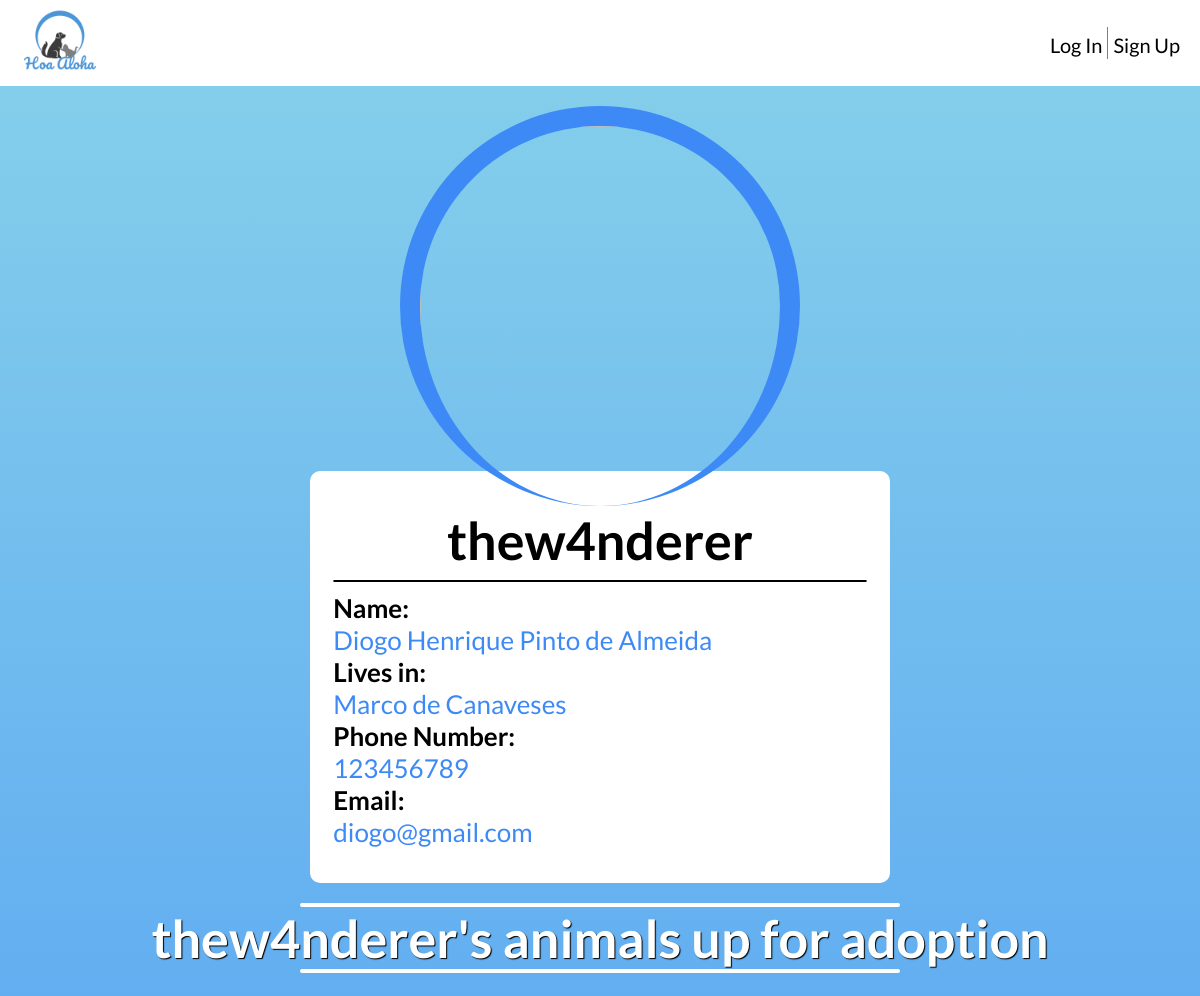
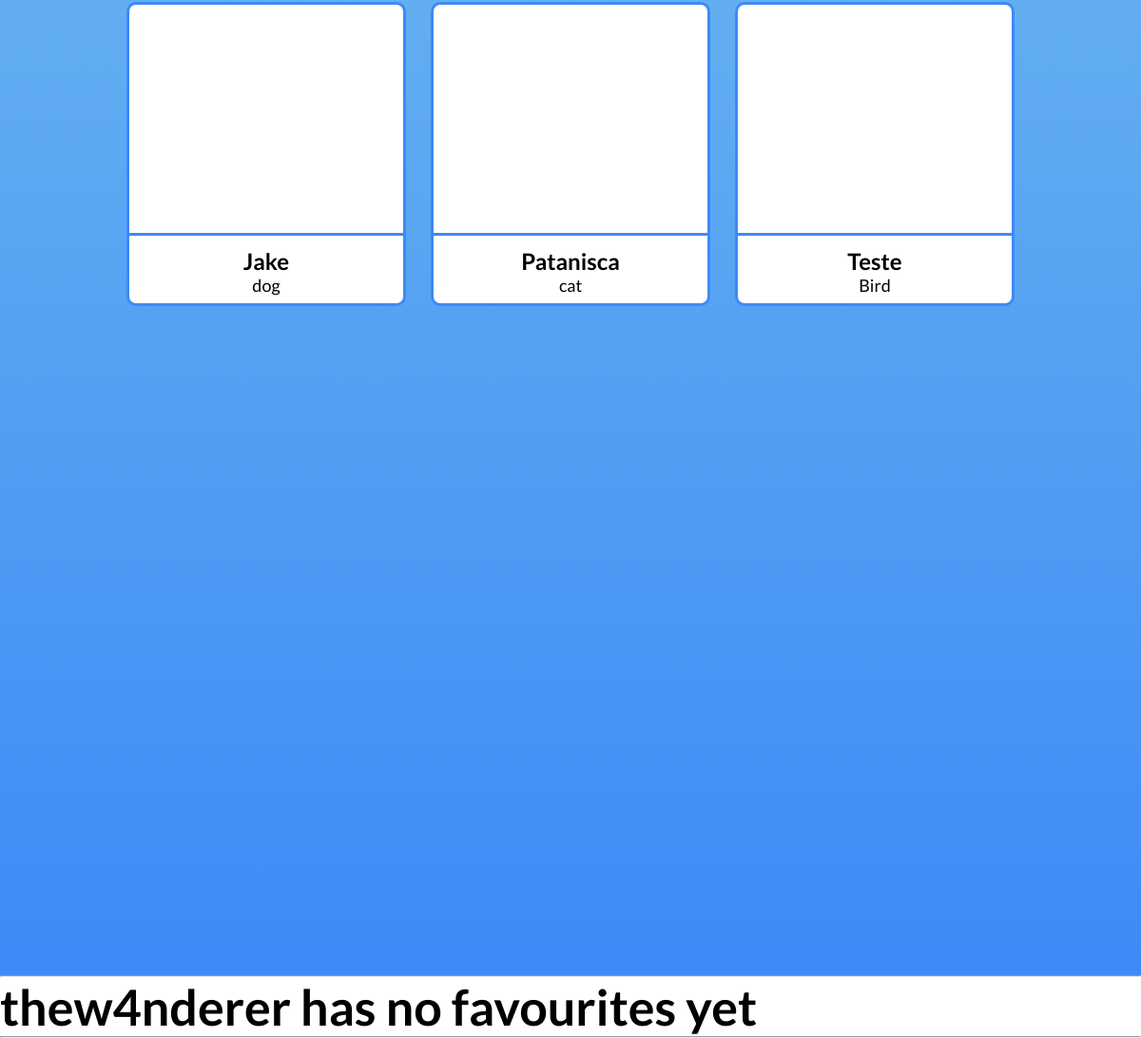
The app's page /pages/profile.php?username=thew4nderer with its own data (2 pictures, top to bottom).
### tables this page shows
CREATE TABLE UserPhotos(
	idUser         INTEGER REFERENCES UserEntities(id),
	idPhoto        INTEGER REFERENCES Photos(id)
);

CREATE TABLE UserEntities (id INTEGER PRIMARY KEY AUTOINCREMENT, name VARCHAR (255) NOT NULL, username VARCHAR (255) UNIQUE, password VARCHAR (255) NOT NULL, location VARCHAR (255) NOT NULL, phoneNumber INT NOT NULL, email VARCHAR (255) NOT NULL);

CREATE TABLE Topics(
	id 				INTEGER PRIMARY KEY,
    idUserEntity    INTEGER NOT NULL REFERENCES UserEntities(id) ON UPDATE CASCADE,
    idPet           INTEGER NOT NULL UNIQUE REFERENCES Pets(id) ON UPDATE CASCADE,
	description     VARCHAR(255) NOT NULL,
	data            DATATIME NOT NULL
);

CREATE TABLE Pets(
	id          INTEGER PRIMARY KEY AUTOINCREMENT,
	name        VARCHAR(255) NOT NULL,
	species   	VARCHAR(255) NOT NULL,
	breed       VARCHAR(255) NOT NULL,
	weight      FLOAT,
	color 	    VARCHAR(255) NOT NULL,
	dimension   VARCHAR(255) NOT NULL,
	gender		VARCHAR(255) NOT NULL,
	age			INTEGER NOT NULL
);

### database/db_user.php (called while the page is built, shortened)
<?php
  function getUser($username){
    $db = Database::instance()->db();
    $stmt = $db->prepare('SELECT * FROM UserEntities INNER JOIN UserPhotos ON UserEntities.id = UserPhotos.idUser WHERE username = ?');
    $stmt->execute(array($username));
    return $stmt->fetch();
  }
?>

### database/db_animal.php (called while the page is built, shortened)
<?php
  function getAnimal($id) {
    $db = Database::instance()->db();
    $stmt = $db->prepare('SELECT * FROM Pets INNER JOIN PetPhotos ON Pets.id = PetPhotos.idPet WHERE id = ?');
    $stmt->execute(array($id));
    return $stmt->fetch();
  }
?>

### database/db_topic.php (called while the page is built, shortened)
<?php
  function getTopicsPostedByUser($idUser){
    $db = Database::instance()->db();
    $stmt = $db->prepare('SELECT DISTINCT * FROM Topics WHERE Topics.idUserEntity = ?');
    $stmt->execute(array($idUser));
    return $stmt->fetchAll();
  }
?>

### templates/tpl_topic.php (the view, shortened to what this page needs)
<?php function draw_topic_in_profile($id, $animal){
?>
    <li>
      <div class="profile-animal-container" >
        <a href="../pages/topic.php?id=<?=$id?>">
          <div class="animal-photo" style="background-image: url(../database/db_link_image.php?id=<?php echo $animal['idPhoto'];?>);">
          </div>
          <div class="animal-text">
            <div class="animal-name"><?=$animal['name']?></div>
            <div class="animal-species"><?=$animal['species']?></div>
          </div>
        </a>
      </div>
    </li>
<?php } ?>

### templates/tpl_common.php (shortened to what this page needs)
<?php
include_once('../templates/tpl_auth.php');
function draw_header($draw_login = true) {
 ?>
  <!DOCTYPE html>
  <html lang="en">
    <head>
        <link rel="stylesheet" href="../css/style.css">
    </head>
    <body>
        <header>
            <a href="main.php">
                <img class="logo" src="../assets/logo.png" width="80" height="80">
            </a>
            <ul class="authentication">
                <?php if ($draw_login){
                    if (isset($_SESSION['username']) && !empty($_SESSION['username'])) draw_logout($_SESSION['username']);
                    else draw_login_button();
                }?>
            </ul>
        </header>
<?php } ?>
<?php function draw_footer() {
  ?>
  </body>
</html>
<?php } ?>

### templates/tpl_auth.php (shortened to what this page needs)
<?php function draw_login_button() {
  ?>
  <li><a href="#" id="loginButton" class="button">Log In</a></li>
  <li><a href="../pages/register.php">Sign Up</a></li>
<?php } ?>

### templates/tpl_profile.php (shortened to what this page needs)
<?php function draw_profile($user){
?>
<div class="profile-page-complete">
    <div class="profile-container">
        <div class="user-photo">
            <img src="../database/db_link_image.php?id=<?php echo $user['idPhoto'];?>" width="200" height="200">
        </div>
        <div class="user-card">
            <div class="user-username"> <h1><?= $user['username'] ?></h1> </div>
            <hr>
            <div class= "user-information">
                <div class="user-name"> <h4>Name:</h4> <?=$user['name'] ?> </div>
                <div class="user-location"> <h4>Lives in:</h4> <?=$user['location'] ?> </div>
                <div class="user-contacts">
                    <div class="user-phone"> <h4>Phone Number:</h4> <?=$user['phoneNumber'] ?></div>
                    <div class="user-email"> <h4>Email:</h4> <?=$user['email'] ?> </div>
                </div>
            </div>
        </div>
    </div>
<?php } ?>
<?php function start_profile_animals_div($username, $is_own_profile, $n_topics){
?>
    <?php
        $string = $is_own_profile ?
            ($n_topics > 0 ? 'Your animals up for adoption' : 'You have no animals up for adoption yet. <a href=../pages/add_animal.php>Lets change that!</a>') :
            ($n_topics > 0 ? $username . chr(39) . 's animals up for adoption' : $username . ' has no animals up for adoption yet');
    ?>
    <div class="profile-animals-title-container">
        <div class="profile-animals-title-divider"><hr></div>
            <h1><?= $string ?></h1>
        <div class="profile-animals-title-divider"><hr></div>
    </div>
    <div class="profile-animals-ext-container">
        <div class="profile-animals-container">
<?php } ?>
<?php function end_profile_animals_div(){
?>
        </div>
    </div>
</div>
<?php } ?>
<?php function start_profile_favourites_div($username, $is_own_profile, $n_favourites){
?>
    <?php
        $string = $is_own_profile ?
            ($n_favourites > 0 ? 'Your favourites' : 'You have no favourites yet') :
            ($n_favourites > 0 ? $username . chr(39) . 's favourites' : $username . ' has no favourites yet');
    ?>
    <div class="profile-favourites-title-container">
        <div class="profile-favourites-title-divider"><hr></div>
            <h1><?= $string ?></h1>
    </div>
<?php } ?>

### pages/profile.php (shortened to what this page needs)
<?php
  include_once('../templates/tpl_common.php');
  include_once('../templates/tpl_profile.php');
  include_once('../templates/tpl_topic.php');
  include_once("../database/db_user.php");
  include_once("../database/db_animal.php");
  include_once("../database/db_topic.php");
  $username = $_GET['username'];
  $profile = getUser($username);
  $topics = getTopicsPostedByUser($profile['id']);
  $usersFavourites = getUsersFavourites($profile['id']);
  draw_header();
  draw_profile($profile);
  start_profile_animals_div($username, (@$_SESSION['username'] == $username), count($topics));
  foreach($topics as &$topic) {
    if ($topic != null) {
      $animal = getAnimal($topic['idPet']);
      if ($animal != null) draw_topic_in_profile($topic['id'], $animal);
    }
  }
  end_profile_animals_div();
  start_profile_favourites_div($username, (@$_SESSION['username'] == $username), count($usersFavourites));
  draw_footer();
  ?>

### css/style.css (style rules this page uses)
* { box-sizing: border-box; margin: 0; padding: 0; list-style: none; text-decoration: none; font-family: Lato; }
:root { font-size: 26px; --login-blue: rgb(61, 138, 247); --login-blue-a: rgba(61, 138, 247, 0.8); --login-blue-soft: rgb(90, 159, 255); --info-field-text: #384dc3; }
body { color: black; background-color: white; margin: 0 auto; padding: 0; }
header { display: flex; justify-content: space-between; align-items: center; padding: 0px 20px; }
.logo { cursor: pointer; }
.authentication li { display: inline-block; }
.authentication li:first-child { border-right-style: solid; border-width: 1px; border-color: gray; padding-right: 5px; }
.authentication li a { font-size: 20px; transition: all 0.3s ease 0s; color: black; }
.profile-page-complete { background-image: linear-gradient(to top, var(--login-blue), #84ceeb); }
.profile-container { padding: 20px; display: block; min-height: 80vh; position: relative; width: 100%; }
.user-photo img, .animal-photo img { display: block; margin-left: auto; margin-right: auto; position: relative; border-radius: 100%; border-top-style: solid; border-right-style: solid; border-left-style: solid; border-width: 20px; border-color: var(--login-blue); width: 400px; height: 400px; }
.user-card { color: var(--login-blue); margin-top: -3%; margin-left: 25%; margin-right: 25%; padding: 1% 2% 3% 2%; box-sizing: border-box; border-radius: 10px; background-color: white; border-radius: 10px; }
.user-card .user-username { position: relative; color: black; font-weight: bold; padding: 5% 0 3px 0; text-align: center; border-width: 10px; }
.user-card h4, .animal-stat h4 { color: black; }
.profile-container .user-card hr { margin-bottom: 2%; margin-top: 1%; border-radius: 10px; border-style: solid; border-width: 1px; border-color: black; }
.profile-animals-title-container { color: white; text-shadow: 1px 1px 1px #000000; text-align: center; width: 100%; margin-bottom: 1%; justify-content: center; }
.profile-animals-title-divider { width: 100%; display: flex; justify-content: center; }
.profile-animals-title-divider hr { border-style: solid; border-width: 2px; border-color:white; border-radius: 10px; width: 50%; }
.profile-animals-ext-container { width: 100%; display: flex; justify-content: center; }
.profile-animals-container { width: 80%; display: grid; grid-template-columns: 1fr 1fr 1fr; grid-template-rows: 1fr 1fr 1fr; }
.profile-animal-container { background-color: white; margin: 4%; border-radius: 10px; border-style: solid; border-width: 3px; border-color: var(--login-blue); min-height: 40vh; -webkit-transition: 0.3s ease-in-out, -webkit-transform 0.3s ease-in-out; -moz-transition: 0.3s ease-in-out, -moz-transform 0.3s ease-in-out; transition: all 0.3s ease-in-out, transform 0.3s ease-in-out, ; }
.profile-animal-container .animal-photo { height: 30vh; background-repeat: no-repeat; background-size: cover; border-top-left-radius: 5px; border-top-right-radius: 5px; }
.profile-animal-container .animal-text { padding-top: 4%; border-top-style: solid; border-width: 3px; border-color: var(--login-blue); text-align: center; }
.profile-animal-container .animal-text .animal-name { color: black; font-weight: bold; font-size: x-large; -webkit-transition: 0.3s ease-in-out, -webkit-transform 0.3s ease-in-out; -moz-transition: 0.3s ease-in-out, -moz-transform 0.3s ease-in-out; transition: all 0.3s ease-in-out, transform 0.3s ease-in-out, ; }
.profile-animal-container .animal-text .animal-species { color: black; font-size: large; -webkit-transition: 0.3s ease-in-out, -webkit-transform 0.3s ease-in-out; -moz-transition: 0.3s ease-in-out, -moz-transform 0.3s ease-in-out; transition: all 0.3s ease-in-out, transform 0.3s ease-in-out, ; }

### records on screen
userphotos: idUser.username "thew4nderer", idUser.name "Diogo Henrique Pinto de Almeida", idUser.location "Marco de Canaveses", idUser.phoneNumber "123456789", idUser.email "diogo@gmail.com"
topics: idPet.name "Jake", idPet.species "dog"
topics: idPet.name "Patanisca", idPet.species "cat"
topics: idPet.name "Teste", idPet.species "Bird"

### other values on screen
$username "thew4nderer"
chr(39) "'"
$string "thew4nderer has no favourites yet"
